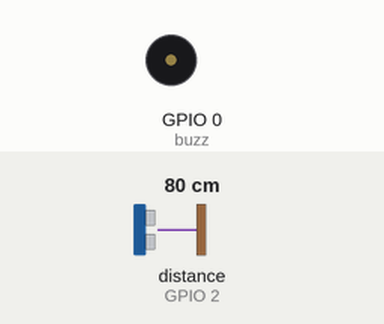
The sketch below on a simulated ESP8266 (NodeMCU). Shown: buzzer (waves = sounding). Wiring (inferred from the names in the program): ultrasonic range finder: trigger GPIO 16; echo GPIO 2. The inputs (shaded band) are chosen by the test bench; at power-on: distance to the obstacle (sensor on GPIO 2) 80 cm. The echo pulse lasts 58.3 µs per cm; WiFi joins after 1.5 s; servers stay silent unless stated; what the sketch prints to the serial monitor is not drawn.

Above: at 2.7 s.
2.8 s: distance to the obstacle (sensor on GPIO 2) set to 23 cm
5.3 s: distance to the obstacle (sensor on GPIO 2) set to 19 cm
At 6.8 s:
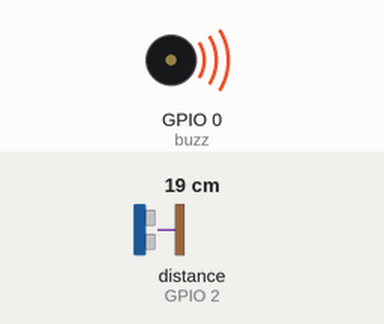
Timing chart, 0 to 8.3 s (numbered marks = the images above; inputs shaded):
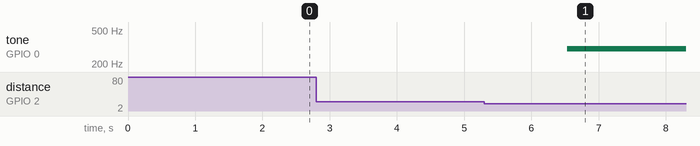

The sketch:

dis.ino
```cpp
#include<ESP8266WiFi.h>
#include<Wire.h>
#include<LiquidCrystal_I2C.h>
LiquidCrystal_I2C lcd(0x27,16,2);
int trigPin=16;
int echoPin=2;
int buzz=0;
long duration;
float distance;
String api="7C65MPEBCGHRHBS0";
const char *ssid = "OPPO A53";
const char *pass = "20032003";
const char *server="api.thingspeak.com";
WiFiClient client;

void setup() {
  //Serial.begin(115200);
  //lcd.begin();
  lcd.backlight();
  delay(10);
  Serial.println("connecting to ");
  Serial.println(ssid);
  WiFi.begin(ssid, pass);
  while(WiFi.status()!=WL_CONNECTED)
  {
    delay(500);
    Serial.print(".");
  }
  Serial.println("");
  Serial.println("WiFi connected");
  pinMode(trigPin, OUTPUT);
  pinMode(echoPin, INPUT);
  Serial.begin(9600);
}

void loop() {
  digitalWrite(trigPin,LOW);
  delayMicroseconds(5);
  digitalWrite(trigPin,HIGH);
  delayMicroseconds(10);
  digitalWrite(trigPin,LOW);
  duration = pulseIn(echoPin, HIGH);
  distance = (duration*0.034)/2;
  if(client.connect(server,80))
  {
    String postStr= api;
    postStr+="&field1=";
    postStr+=String(distance);
    postStr+="\r\n";

    client.print("POST /update HTTP/1.1\n");
    client.print("Host: api.thingspeak.com\n");
    client.print("Connection: close\n");
    client.print("X-THINGSPEAKAPIKEY:"+api+"\n");
    client.print("conten-type: application/x-www-form-urlencoded\n");
    client.print("content-length: ");
    client.print(postStr.length());
    client.print("\n\n");
    client.print(postStr);

    if(distance<=20)
    {
      tone(buzz,300);
      lcd.setCursor(0, 0);
      lcd.print("Detect the sign board");
      lcd.setCursor(0, 1);
      lcd.print("Distance:");
      lcd.print(distance);
    }
    else
    {
      lcd.setCursor(0, 0);
      lcd.print(" Go Straight ");
      lcd.setCursor(0, 1);
      lcd.print("Distance:");
      lcd.print(distance);
    }


    Serial.print("distance: ");
    Serial.print(distance);
    Serial.print("\n");
  }
  client.stop();
  Serial.println("waiting..");
  delay(1000);
}
```

Measured:
- the behaviour switches between 21 and 20 cm on distance to the obstacle (sensor on GPIO 2) (found by bisection; images 0 and 1)
- after the input at 2.8 s, every drawn part: stays the same
- after the input at 5.3 s, tone on GPIO 0 (buzz): silent → 300 Hz after 1.2 s
